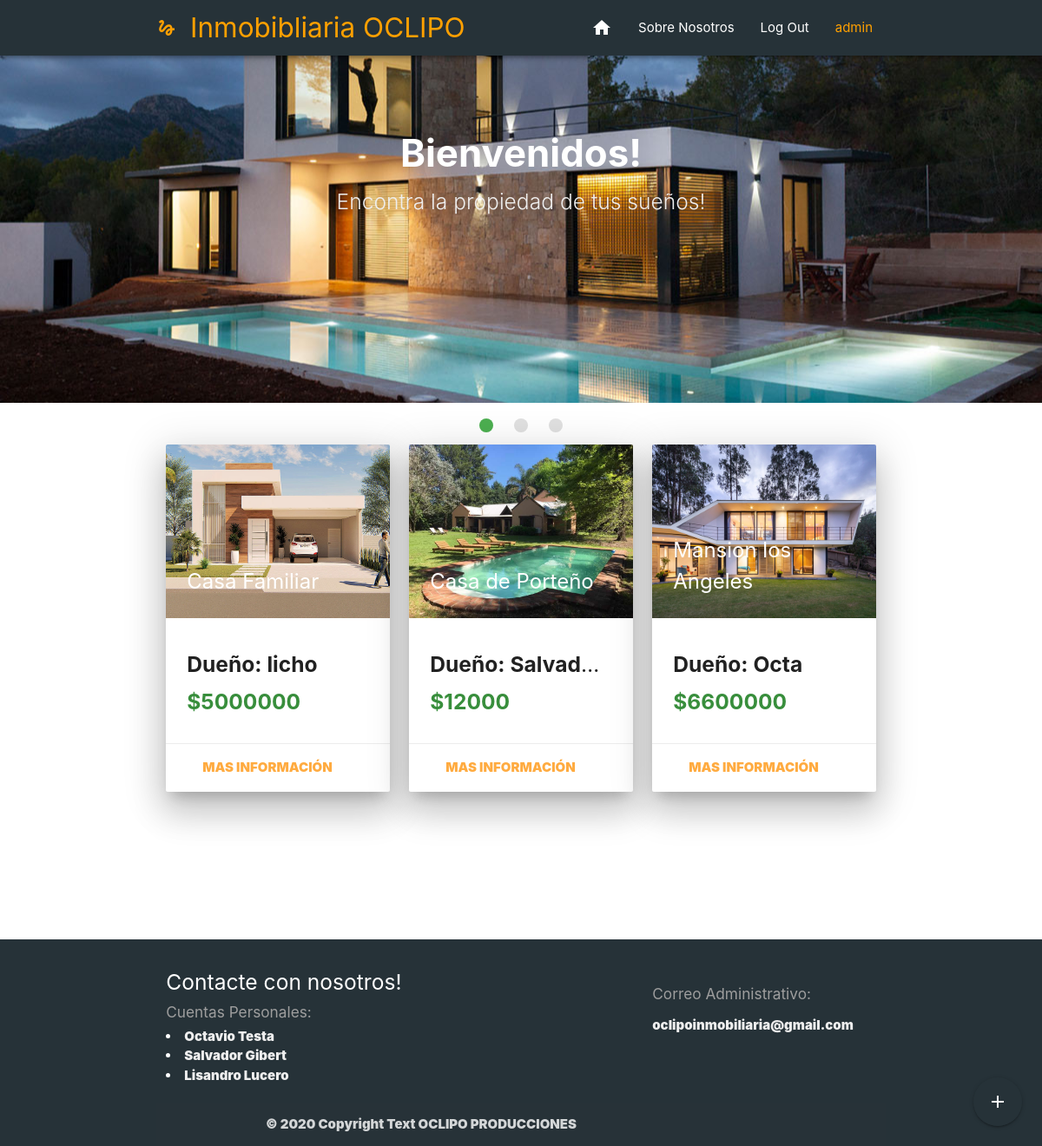
The app's page / (signed in) with its own data.
### Inmobibliaria/models.py (models this page shows, shortened)
class Propiedad(models.Model):
    usuario = models.ForeignKey(User, on_delete=models.CASCADE, null=False)
    titulo = models.CharField(max_length=20)
    precio = models.IntegerField()
    ubicacion = models.ForeignKey('Ubicacion', on_delete=models.CASCADE, null=False)
    barrio = models.CharField(max_length=30)
    calle = models.CharField(max_length=30)
    numero = models.IntegerField()
    tipo = models.CharField(max_length=12,choices=TIPO_CHOICES)
    estado = models.CharField(max_length=8,choices=STATUS_CHOICES)
    habitaciones = models.IntegerField()
    baños = models.IntegerField()
    tamaño = models.IntegerField()
    descripcion = models.TextField(max_length=2000)
    fecha = models.DateTimeField(auto_now_add=True)

### Inmobibliaria/views.py (the view)
# urls.py: path('', views.homeview, name = "home"),
def homeview(request):
    propiedades = Propiedad.objects.all().order_by('-fecha')
    imagenes = []#Array donde voy a guardar las imagenes
    for pro in propiedades: #Itero los libros
        imagen = Imagen.objects.filter(propiedad=pro).first() #Geteo la primera imagen que corresponda a ese libro
        imagenes.append(imagen.foto) #Agrego su nombre
    return render(request, "Inmobibliaria/home.html",{'propiedades':propiedades, 'imagenes':imagenes})

### Inmobibliaria/templatetags/index.py (called while the page is built)
@register.filter
def index(indexable, i):
    return indexable[i]

### Inmobibliaria/templates/Inmobibliaria/home.html (shortened to what this page needs)
{% extends 'Inmobibliaria/base.html' %}
{% block content %}
{% include 'Inmobibliaria/imagenes.html' %}
{% if user.is_authenticated %}
<div class="fixed-action-btn">
    <a class="btn-floating btn-large red modal-trigger pulse blue-grey darken-4" href="formulario/">
        <i class="large material-icons">add</i>
    </a>
</div>
{% endif %}
<div class="container ">
    <div class="row">
        {% load index %}
        {% for pro in propiedades %}
        <div class="col s12 m4">
            <div class="card z-depth-5">
                <div class="card-image ">
                    <img class="materialboxed" src="media/{{ imagenes|index:forloop.counter0 }}" width="200"
                         height="200">
                    <span class="card-title text-darken-2 "><b>{{pro.titulo}}<b/></span>
                </div>
                <div class="card-content">
                    <h5 class="truncate"><b> Dueño: {{pro.usuario}} </b></h5>
                    <h5 class="truncate  green-text text-darken-2"><b>${{pro.precio}}<b/></h5>
                </div>
                <div class="card-action center-align">
                    <a href="propiedad/{{pro.id}}">Mas Información</a>
                </div>
            </div>
        </div>
        {% endfor %}
    </div>
</div>
<br>
<br>
<br>
<br>
<br>
<br>
{% include 'Inmobibliaria/footer.html' %}
{% endblock %}

### Inmobibliaria/templates/Inmobibliaria/navbar.html (shortened to what this page needs)
{% load static %}
<div class="navbar-fixed  ">
    <nav class="blue-grey darken-4 z-depth-2 ">
      <div class="nav-wrapper container ">
        <a class="brand-logo text-warning amber-text text-darken-2" href="{% url "home" %}" ><i class="medium material-icons ">gesture</i>Inmobibliaria OCLIPO</a>
        <ul id="nav-mobile" class="right hide-on-med-and-down text-warning">
          <li><a href="/" ><i class="medium material-icons  ">home</i></a>
          <li><a href="/aboutas" class="">Sobre Nosotros</a></li>
{% if user.is_authenticated %}
            <li><a href="/logout" class="">Log Out</a></li>
            <li><a href="/perfil/{{user.username}}" class="amber-text text-darken-2">{{user.username}}</a></li>
{% else %}
            <li><a href="/login" class="">Sign Up</a></li>
            <li><a href="/register" class="">Register</a></li>
{% endif %}
        </ul>
      </div>
    </nav>
  </div>

### records on screen
Propiedad: shows a picture, titulo "Casa Familiar", usuario "licho", precio "5000000"
Propiedad: shows a picture, titulo "Casa de Porteño", usuario "Salvad…", precio "12000"
Propiedad: shows a picture, titulo "Mansion los Angeles", usuario "Octa", precio "6600000"

### other values on screen
{{ user.username }} "admin"
